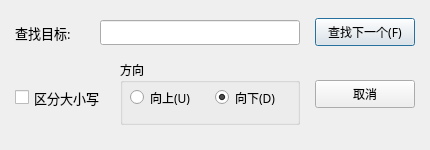
<?xml version="1.0" encoding="UTF-8"?>
<ui version="4.0">
 <class>FindDialog</class>
 <widget class="QDialog" name="FindDialog">
  <property name="geometry">
   <rect>
    <x>0</x>
    <y>0</y>
    <width>430</width>
    <height>150</height>
   </rect>
  </property>
  <property name="windowTitle">
   <string>查找</string>
  </property>
  <property name="windowIcon">
   <iconset resource="icons.qrc">
    <normaloff>:/icons/find.png</normaloff>:/icons/find.png</iconset>
  </property>
  <widget class="QLabel" name="label">
   <property name="geometry">
    <rect>
     <x>15</x>
     <y>20</y>
     <width>80</width>
     <height>25</height>
    </rect>
   </property>
   <property name="font">
    <font>
     <family>Microsoft YaHei</family>
     <pointsize>10</pointsize>
    </font>
   </property>
   <property name="text">
    <string>查找目标:</string>
   </property>
  </widget>
  <widget class="QLineEdit" name="lineEditFind">
   <property name="geometry">
    <rect>
     <x>100</x>
     <y>20</y>
     <width>200</width>
     <height>25</height>
    </rect>
   </property>
   <property name="font">
    <font>
     <family>Microsoft YaHei</family>
     <pointsize>10</pointsize>
    </font>
   </property>
  </widget>
  <widget class="QPushButton" name="btnFindNext">
   <property name="geometry">
    <rect>
     <x>315</x>
     <y>18</y>
     <width>100</width>
     <height>28</height>
    </rect>
   </property>
   <property name="font">
    <font>
     <family>Microsoft YaHei</family>
     <pointsize>9</pointsize>
    </font>
   </property>
   <property name="text">
    <string>查找下一个(F)</string>
   </property>
   <property name="default">
    <bool>true</bool>
   </property>
  </widget>
  <widget class="QPushButton" name="btnCancel">
   <property name="geometry">
    <rect>
     <x>315</x>
     <y>80</y>
     <width>100</width>
     <height>28</height>
    </rect>
   </property>
   <property name="font">
    <font>
     <family>Microsoft YaHei</family>
     <pointsize>9</pointsize>
    </font>
   </property>
   <property name="text">
    <string>取消</string>
   </property>
  </widget>
  <widget class="QCheckBox" name="checkBoxCase">
   <property name="geometry">
    <rect>
     <x>15</x>
     <y>85</y>
     <width>100</width>
     <height>25</height>
    </rect>
   </property>
   <property name="font">
    <font>
     <family>Microsoft YaHei</family>
     <pointsize>10</pointsize>
    </font>
   </property>
   <property name="text">
    <string>区分大小写</string>
   </property>
  </widget>
  <widget class="QGroupBox" name="groupBoxDirection">
   <property name="geometry">
    <rect>
     <x>120</x>
     <y>60</y>
     <width>180</width>
     <height>65</height>
    </rect>
   </property>
   <property name="font">
    <font>
     <family>Microsoft YaHei</family>
     <pointsize>9</pointsize>
    </font>
   </property>
   <property name="title">
    <string>方向</string>
   </property>
   <widget class="QRadioButton" name="radioUp">
    <property name="geometry">
     <rect>
      <x>10</x>
      <y>25</y>
      <width>80</width>
      <height>25</height>
     </rect>
    </property>
    <property name="font">
     <font>
      <family>Microsoft YaHei</family>
      <pointsize>9</pointsize>
     </font>
    </property>
    <property name="text">
     <string>向上(U)</string>
    </property>
   </widget>
   <widget class="QRadioButton" name="radioDown">
    <property name="geometry">
     <rect>
      <x>95</x>
      <y>25</y>
      <width>80</width>
      <height>25</height>
     </rect>
    </property>
    <property name="font">
     <font>
      <family>Microsoft YaHei</family>
      <pointsize>9</pointsize>
     </font>
    </property>
    <property name="text">
     <string>向下(D)</string>
    </property>
    <property name="checked">
     <bool>true</bool>
    </property>
   </widget>
  </widget>
 </widget>
 <resources>
  <include location="icons.qrc"/>
 </resources>
</ui>
